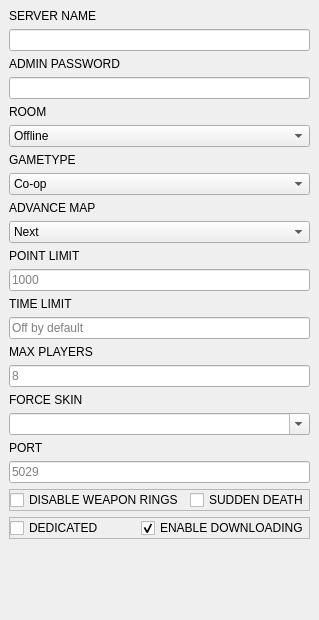
                        <widget class="QWidget" name="scrollAreaWidgetContents_4">
                         <property name="geometry">
                          <rect>
                           <x>0</x>
                           <y>0</y>
                           <width>295</width>
                           <height>620</height>
                          </rect>
                         </property>
                         <layout class="QVBoxLayout" name="verticalLayout_16">
                          <property name="leftMargin">
                           <number>9</number>
                          </property>
                          <property name="topMargin">
                           <number>9</number>
                          </property>
                          <property name="rightMargin">
                           <number>9</number>
                          </property>
                          <property name="bottomMargin">
                           <number>9</number>
                          </property>
                          <item>
                           <widget class="QLabel" name="ServerNameLabel">
                            <property name="text">
                             <string>SERVER NAME</string>
                            </property>
                           </widget>
                          </item>
                          <item>
                           <widget class="QLineEdit" name="ServerNameInput"/>
                          </item>
                          <item>
                           <widget class="QLabel" name="AdminPasswordLabel">
                            <property name="text">
                             <string>ADMIN PASSWORD</string>
                            </property>
                           </widget>
                          </item>
                          <item>
                           <widget class="QLineEdit" name="AdminPasswordInput">
                            <property name="echoMode">
                             <enum>QLineEdit::Password</enum>
                            </property>
                           </widget>
                          </item>
                          <item>
                           <widget class="QLabel" name="RoomLabel">
                            <property name="text">
                             <string>ROOM</string>
                            </property>
                           </widget>
                          </item>
                          <item>
                           <widget class="QComboBox" name="RoomInput">
                            <item>
                             <property name="text">
                              <string>Offline</string>
                             </property>
                            </item>
                            <item>
                             <property name="text">
                              <string>Standard</string>
                             </property>
                            </item>
                            <item>
                             <property name="text">
                              <string>Casual</string>
                             </property>
                            </item>
                            <item>
                             <property name="text">
                              <string>Hugs</string>
                             </property>
                            </item>
                            <item>
                             <property name="text">
                              <string>OLDC</string>
                             </property>
                            </item>
                           </widget>
                          </item>
                          <item>
                           <widget class="QLabel" name="GametypeLabel">
                            <property name="text">
                             <string>GAMETYPE</string>
                            </property>
                           </widget>
                          </item>
                          <item>
                           <widget class="QComboBox" name="GametypeInput">
                            <item>
                             <property name="text">
                              <string>Co-op</string>
                             </property>
                            </item>
                            <item>
                             <property name="text">
                              <string>Competition</string>
                             </property>
                            </item>
                            <item>
                             <property name="text">
                              <string>Race</string>
                             </property>
                            </item>
                            <item>
                             <property name="text">
                              <string>Match</string>
                             </property>
                            </item>
                            <item>
                             <property name="text">
                              <string>Team Match</string>
                             </property>
                            </item>
                            <item>
                             <property name="text">
                              <string>Tag</string>
                             </property>
                            </item>
                            <item>
                             <property name="text">
                              <string>Hide and Seek</string>
                             </property>
                            </item>
                            <item>
                             <property name="text">
                              <string>Capture the Flag</string>
                             </property>
                            </item>
                           </widget>
                          </item>
                          <item>
                           <widget class="QLabel" name="AdvanceMapLabel">
                            <property name="text">
                             <string>ADVANCE MAP</string>
                            </property>
                           </widget>
                          </item>
                          <item>
                           <widget class="QComboBox" name="AdvanceMapInput">
                            <property name="currentIndex">
                             <number>1</number>
                            </property>
                            <item>
                             <property name="text">
                              <string>Off</string>
                             </property>
                            </item>
                            <item>
                             <property name="text">
                              <string>Next</string>
                             </property>
                            </item>
                            <item>
                             <property name="text">
                              <string>Random</string>
                             </property>
                            </item>
                           </widget>
                          </item>
                          <item>
                           <widget class="QLabel" name="PointLimitLabel">
                            <property name="text">
                             <string>POINT LIMIT</string>
                            </property>
                           </widget>
                          </item>
                          <item>
                           <widget class="QLineEdit" name="PointLimitInput">
                            <property name="placeholderText">
                             <string>1000</string>
                            </property>
                           </widget>
                          </item>
                          <item>
                           <widget class="QLabel" name="TimeLimitLabel">
                            <property name="text">
                             <string>TIME LIMIT</string>
                            </property>
                           </widget>
                          </item>
                          <item>
                           <widget class="QLineEdit" name="TimeLimitInput">
                            <property name="placeholderText">
                             <string>Off by default</string>
                            </property>
                           </widget>
                          </item>
                          <item>
                           <widget class="QLabel" name="MaxPlayersLabel">
                            <property name="text">
                             <string>MAX PLAYERS</string>
                            </property>
                           </widget>
                          </item>
                          <item>
                           <widget class="QLineEdit" name="MaxPlayersInput">
                            <property name="placeholderText">
                             <string>8</string>
                            </property>
                           </widget>
                          </item>
                          <item>
                           <widget class="QLabel" name="ForceSkinLabel">
                            <property name="text">
                             <string>FORCE SKIN</string>
                            </property>
                           </widget>
                          </item>
                          <item>
                           <widget class="QComboBox" name="ForceSkinInput">
                            <property name="styleSheet">
                             <string notr="true"/>
                            </property>
                            <property name="editable">
                             <bool>true</bool>
                            </property>
                            <item>
                             <property name="text">
                              <string/>
                             </property>
                            </item>
                            <item>
                             <property name="text">
                              <string>Sonic</string>
                             </property>
                            </item>
                            <item>
                             <property name="text">
                              <string>Tails</string>
                             </property>
                            </item>
                            <item>
                             <property name="text">
                              <string>Knuckles</string>
                             </property>
                            </item>
                            <item>
                             <property name="text">
                              <string>Amy</string>
                             </property>
                            </item>
                            <item>
                             <property name="text">
                              <string>Fang</string>
                             </property>
                            </item>
                            <item>
                             <property name="text">
                              <string>Metal Sonic</string>
                             </property>
                            </item>
                           </widget>
                          </item>
                          <item>
                           <widget class="QLabel" name="PortLabel">
                            <property name="text">
                             <string>PORT</string>
                            </property>
                           </widget>
                          </item>
                          <item>
                           <widget class="QLineEdit" name="PortInput">
                            <property name="inputMask">
                             <string/>
                            </property>
                            <property name="placeholderText">
                             <string>5029</string>
                            </property>
                           </widget>
                          </item>
                          <item>
                           <widget class="QFrame" name="frame_15">
                            <property name="frameShape">
                             <enum>QFrame::StyledPanel</enum>
                            </property>
                            <property name="frameShadow">
                             <enum>QFrame::Raised</enum>
                            </property>
                            <layout class="QHBoxLayout" name="horizontalLayout_11">
                             <property name="leftMargin">
                              <number>0</number>
                             </property>
                             <property name="topMargin">
                              <number>0</number>
                             </property>
                             <property name="rightMargin">
                              <number>0</number>
                             </property>
                             <property name="bottomMargin">
                              <number>0</number>
                             </property>
                             <item>
                              <widget class="QCheckBox" name="DisableWeaponsToggle">
                               <property name="minimumSize">
                                <size>
                                 <width>0</width>
                                 <height>0</height>
                                </size>
                               </property>
                               <property name="text">
                                <string>DISABLE WEAPON RINGS</string>
                               </property>
                              </widget>
                             </item>
                             <item>
                              <widget class="QCheckBox" name="SuddenDeathToggle">
                               <property name="minimumSize">
                                <size>
                                 <width>0</width>
                                 <height>0</height>
                                </size>
                               </property>
                               <property name="text">
                                <string>SUDDEN DEATH</string>
                               </property>
                              </widget>
                             </item>
                            </layout>
                           </widget>
                          </item>
                          <item>
                           <widget class="QFrame" name="frame">
                            <property name="frameShape">
                             <enum>QFrame::StyledPanel</enum>
                            </property>
                            <property name="frameShadow">
                             <enum>QFrame::Raised</enum>
                            </property>
                            <layout class="QHBoxLayout" name="horizontalLayout_14">
                             <property name="leftMargin">
                              <number>0</number>
                             </property>
                             <property name="topMargin">
                              <number>0</number>
                             </property>
                             <property name="rightMargin">
                              <number>0</number>
                             </property>
                             <property name="bottomMargin">
                              <number>0</number>
                             </property>
                             <item>
                              <widget class="QCheckBox" name="DedicatedServerToggle">
                               <property name="styleSheet">
                                <string notr="true"/>
                               </property>
                               <property name="text">
                                <string>DEDICATED</string>
                               </property>
                               <property name="checked">
                                <bool>false</bool>
                               </property>
                              </widget>
                             </item>
                             <item>
                              <widget class="QCheckBox" name="UploadToggle">
                               <property name="text">
                                <string>ENABLE DOWNLOADING</string>
                               </property>
                               <property name="checked">
                                <bool>true</bool>
                               </property>
                              </widget>
                             </item>
                            </layout>
                           </widget>
                          </item>
                          <item>
                           <spacer name="verticalSpacer_4">
                            <property name="orientation">
                             <enum>Qt::Vertical</enum>
                            </property>
                            <property name="sizeHint" stdset="0">
                             <size>
                              <width>20</width>
                              <height>40</height>
                             </size>
                            </property>
                           </spacer>
                          </item>
                         </layout>
                        </widget>
